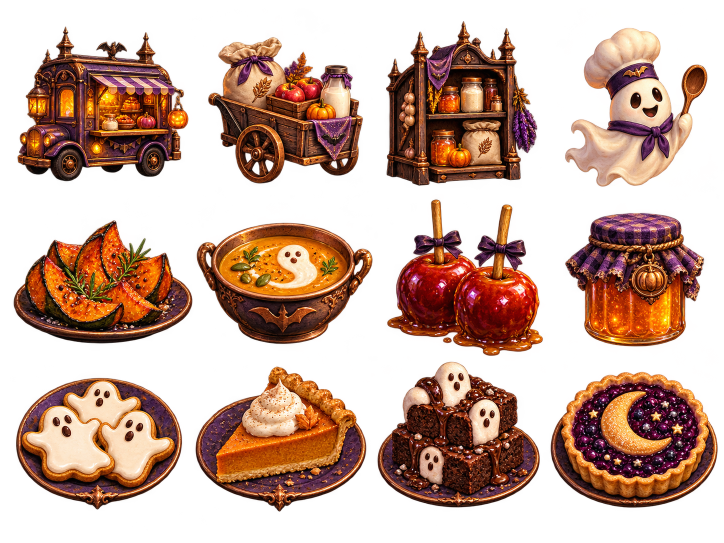
#> input picture voxel/docs/plans/cooking/art/cooking-menu-source.png, 1448 x 1086 px (shown at 1/2 size)
$ python prepare-cooking-icons.py
#> lines starting #> are read from the running program, lines starting #| are printed output that depends on the picture
"""Normalise the generated cooking artwork into twelve equal UI cells.

The source remains intact under docs/plans/cooking/art. Pillow only crops and
resizes the generated artwork; it does not draw replacement illustrations.
"""
from hashlib import sha256
import json
from pathlib import Path
from PIL import Image

ROOT = Path(__file__).resolve().parents[1]
SOURCE = ROOT / "docs/plans/cooking/art/cooking-menu-source.png"
OUTPUT = ROOT / "assets/cooking-menu-icons.webp"
META = ROOT / "docs/plans/cooking/art/icons.json"
IDS = ["truck", "cart", "pantry", "ghost-chef", "wedges", "soup",
       "toffee-apples", "pumpkin-jam", "ghost-cookies", "pumpkin-pie",
       "cocoa-brownies", "moonlight-tart"]
image = Image.open(SOURCE).convert("RGBA")
#> image is the input picture: PIL image 1448x1086 RGBA; mean R, G, B, A 77.1, 40.7, 25.5, 119.1
assert image.size == (1448, 1086), "Review crop guides for a new source image"
# The generator's equal-looking rows have unequal transparent gutters. These
# approved guides protect the first-row truck wheels and chef's lower tail.
xs, ys = [0, 389, 752, 1093, 1448], [0, 389, 718, 1086]
cell, content = 192, 160
packed = Image.new("RGBA", (cell * 4, cell * 3))
#> packed: PIL image 768x576 RGBA; every value is 0
cells = []
for index, name in enumerate(IDS):
    col, row = index % 4, index // 4
    crop = (xs[col], ys[row], xs[col + 1], ys[row + 1])
    tile = image.crop(crop)
    bounds = tile.getchannel("A").point(lambda value: 255 if value > 32 else 0).getbbox()
    assert bounds, name
    tile = tile.crop(bounds)
    tile.thumbnail((content, content), Image.Resampling.LANCZOS)
    x = col * cell + (cell - tile.width) // 2
    y = row * cell + (cell - tile.height) // 2
    packed.alpha_composite(tile, (x, y))
    cells.append({"index": index, "id": name, "sourceCrop": crop,
                  "alphaBounds": bounds, "packedSize": list(tile.size)})
#> this loop made 12 passes
#> bounds on passes 1 to 12: (35, 53, 377, 363), (27, 74, 337, 367), (20, 42, 323, 372), (37, 55, 322, 374), (27, 51, 385, 298), (4, 56, 356, 299), (22, 10, 334, 323), (37, 36, 316, 304), (32, 37, 364, 301), (2, 15, 344, 305), (3, 5, 328, 297), (8, 25, 343, 298)
#> pass 1, `tile = image.crop(crop)`:
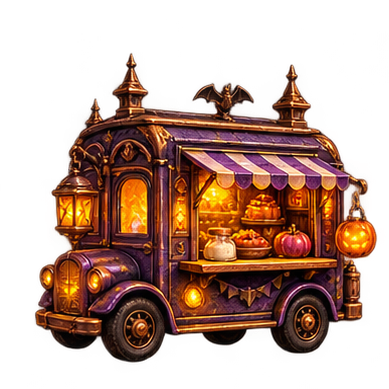
#> tile: PIL image 389x389 RGBA; mean R, G, B, A 60.7, 30.4, 17.3, 116.7; transparent parts drawn white
#> pass 1, `tile = tile.crop(bounds)`:
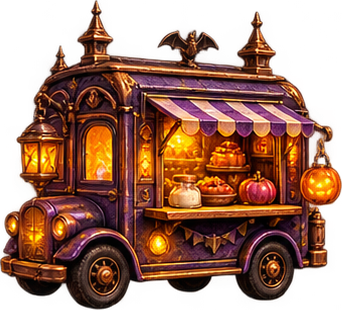
#> tile: PIL image 342x310 RGBA; mean R, G, B, A 86.3, 43.3, 24.7, 166.5; transparent parts drawn white
#> pass 2, `tile = image.crop(crop)`:
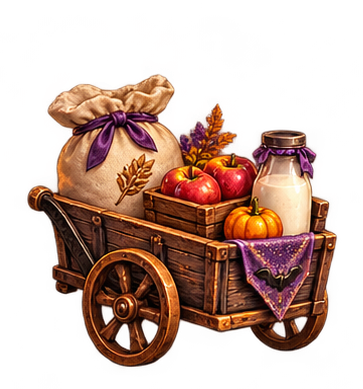
#> tile: PIL image 363x389 RGBA; mean R, G, B, A 67, 35, 23.5, 106.2; transparent parts drawn white
#> pass 2, `tile = tile.crop(bounds)`:
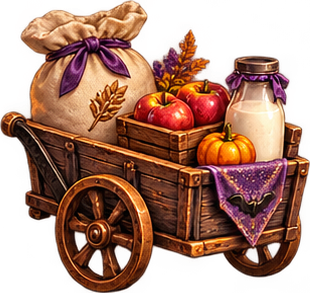
#> tile: PIL image 310x293 RGBA; mean R, G, B, A 101.2, 54.1, 36.2, 165; transparent parts drawn white
#> after the loop:
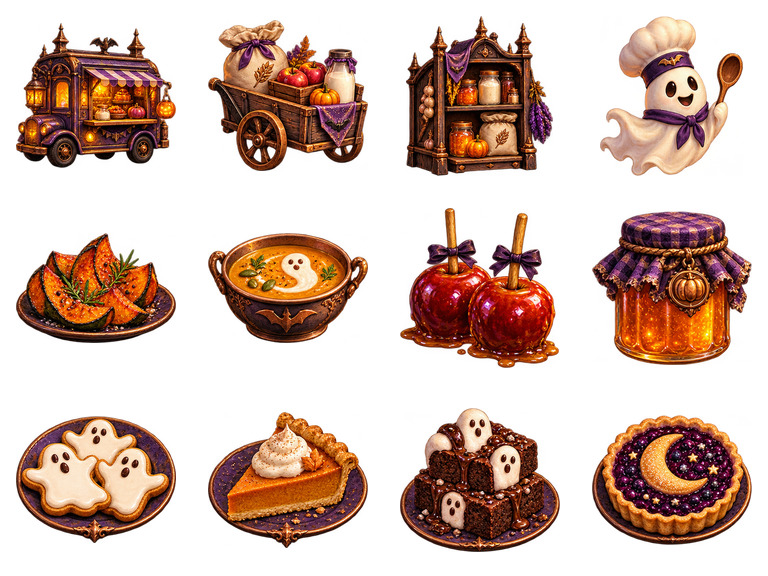
#> packed: PIL image 768x576 RGBA; mean R, G, B, A 62.4, 33.5, 21.4, 101.3; transparent parts drawn white
#> after the loop:
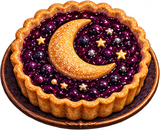
#> tile: PIL image 160x130 RGBA; mean R, G, B, A 107.2, 55.4, 35.5, 193.7; transparent parts drawn white
#> after the loop, cells = 12 items
packed.save(OUTPUT, "WEBP", quality=88, method=6, exact=True, alpha_quality=100)
#> (the run stopped early here; a loop or call above may not have finished)
